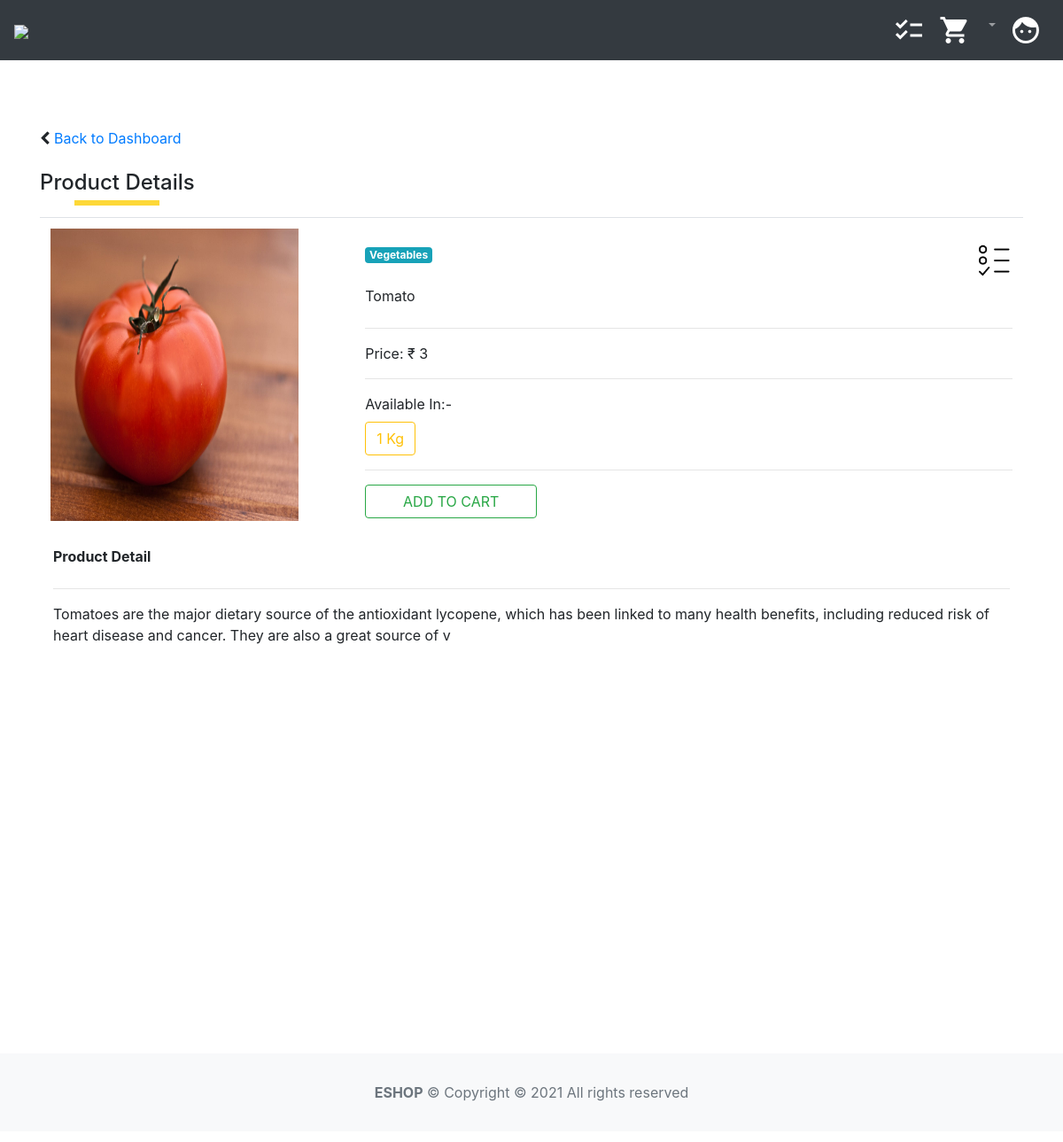
The page /product_detail/2/ on the database its author committed.
### home/models.py (models this page shows, shortened)
class Product(models.Model):
    name = models.CharField(max_length=50)
    description = models.CharField(max_length=200, default='' , null=True , blank=True)
    price = models.IntegerField(default=0)
    quantity = models.IntegerField(default=1)
    category = models.ForeignKey(Category, on_delete=models.CASCADE, default=1)
    unit_measure = models.ForeignKey(UnitMeasure, on_delete=models.CASCADE,null=True)
    image = models.ImageField(upload_to='uploads/products/',blank=True)
    is_favourite = models.BooleanField(default=False)

class Category(models.Model):
    name = models.CharField(max_length=50,unique = True)
    description = models.CharField(max_length=200, default='' , null=True , blank=True)

class UnitMeasure(models.Model):
    unit = models.CharField(max_length=50)
    description = models.CharField(max_length=200, default='' , null=True , blank=True)

### home/views.py (the view)
# urls.py: path('product_detail/<int:id>/', views.product_detail),
def product_detail(request,id):
    product = Product.objects.get(id=id)
    try:
        product_wishlist = ProductWishlist.objects.filter(product_id=product.id).last()
    except ObjectDoesNotExist:
        product_wishlist = None
    context = {
        "product" : product,
        "product_wishlist" : product_wishlist,
    }
    return render(request, 'product_detail.html',context)

### templates/product_detail.html (shortened to what this page needs)
{% extends 'base.html' %}
{% load static %}
{% block content %}
  <div class="container">
    <br>
  	<div class="form-group">
      <br><br>
      <i class="fa fa-chevron-left" aria-hidden="true"></i><a style="text-decoration:none;" href="/">  Back to Dashboard</a><br><br>
    	<h4 class="pseudo_border">Product Details</h4>
    </div>
    <table class="table" style="">
      <tbody>
        <tr>
          <td>
					  <img src="{{product.image.url}}" width="280" height="330" />
          </td>
          <td style="width:68%;">
              <div style="float: right;"><label class="heading-label">
                <a class="bookmark-link" style="" href="/add_to_wishlist/{{product.id}}">
                  {% if product_wishlist.is_favourite == True %}
                    <img src="{% static 'images/checklist-new.png' %}" style="height:40px;" />
                  {% else %}
                    <img src="{% static 'images/not-checklist.png' %}" style="height:40px;" />
                  {% endif %}
                </a>
              </div>
              <div class="form-group">
				      	<label class="heading-label"><span class="badge badge-info">{{product.category.name}}</span></label>
    					</div>
              <div class="form-group">
				      	<label class="heading-label">{{product.name}}</label>
    					</div>
              <hr>
              <p>Price: ₹ {{product.price}}</p>
              <hr>
              <label class="heading-label">Available In:-</label>
              <p><button type="button" class="btn btn-outline-warning">{{product.quantity}} {{product.unit_measure.unit}}</button></p>
              <hr>
              <form action="/add_to_cart" method="post"  autocomplete="off">
                  {% if product.cart_item %}
                      <button style="width:194px;" type="submit" class="btn btn-outline-success flat-buttons">GO TO CART</button>
                  {% else %}
                      <button style="width:194px;" type="submit" class="btn btn-outline-success flat-buttons">ADD TO CART</button>
                  {% endif %}
              </form>
          </td>
        </tr>
      </tbody>
    </table>
    <div class="col-lg-12">
      <label class="heading-label"><b>Product Detail</b></label>
      <hr>
      <p class="display-label">{{product.description}}</p>
    </div>
	</div>
  <br><br><br><br><br><br>
{% endblock %}

### static/css/custom.css (style rules this page uses)
.pseudo_border { position:relative; display:inline-block; }
.pseudo_border:after { content:''; position:absolute; left:0;right:0; top:85%; margin: 10px auto; width:55%; height:6px; background:#FDD838; }

### rows shown on the page
Product: image (picture), category.name "Vegetables", name "Tomato", price "3", quantity "1", unit_measure.unit "Kg", description "Tomatoes are the major dietary source of the antioxidant lycopene, which has been linked to many health benefits, including reduced risk of heart disease and cancer. They are also a great source of v"
